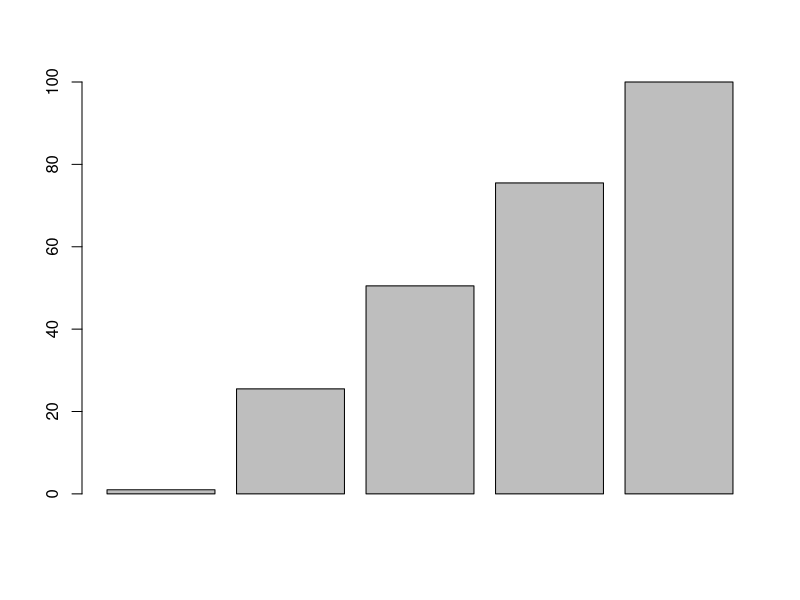
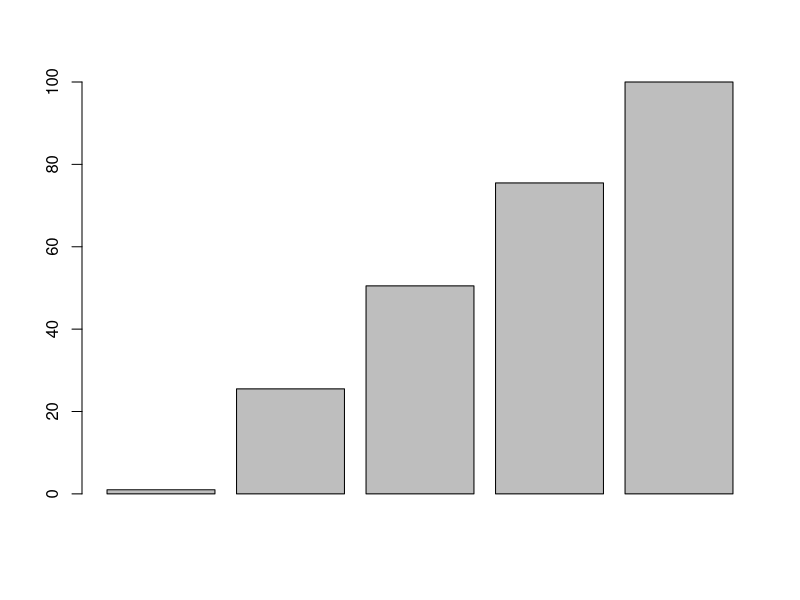
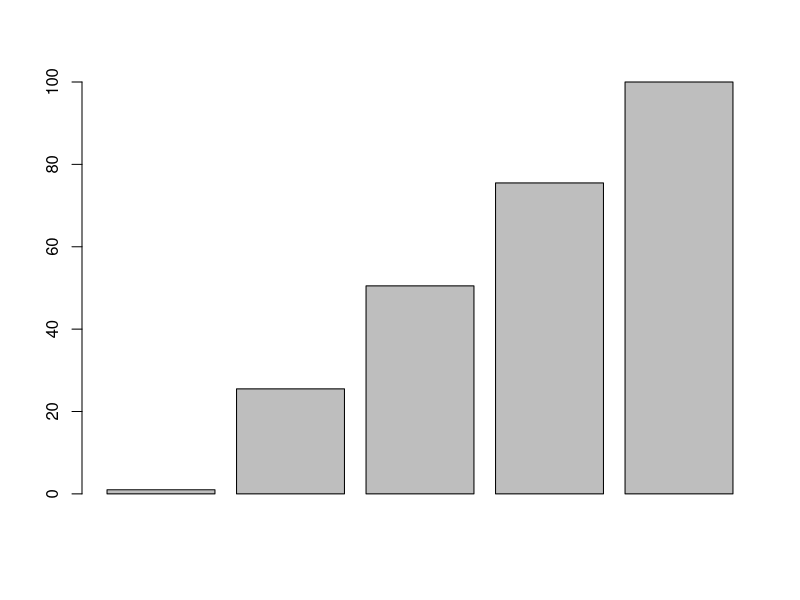

R code for these plots, in order:
# New pipeline in R 4.1
# pipe-forward ... |>

# https://michaelbarrowman.co.uk/post/the-new-base-pipe/
# https://www.r-bloggers.com/2021/05/the-new-r-pipe/

# the pipe command used to be %>%. Part of magrittr
# See earlier R weekly for discussion on pipeline
# also installed as part of tidyverse
install.packages("magrittr")
library(magrittr)

myvar <- c(1:100)

# base R
intermediateVar <- fivenum(myvar)
barplot(intermediateVar)

# with magrittr
myvar %>% 
  fivenum() %>% 
  barplot()

# with new pipeline symbol in 4.1
myvar |>
  fivenum() |>
  barplot()

# note: |> does not require additional library. It's built-in and slightly faster
# note: R studio may complain about this new symbol. Update is coming
# note: |> assumes passed argument is first variable. See \lambda for solution
